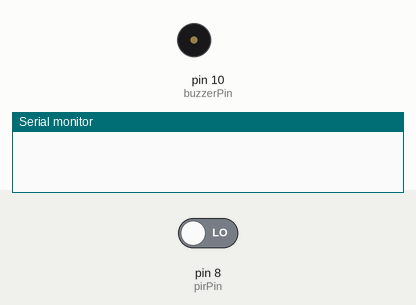
A sketch run on a simulated Arduino Uno, built with avr-gcc and run on an emulated ATmega328P. Shown: buzzer (waves = sounding), the last lines printed to the serial monitor. Inputs (shaded band) come from the test bench; at power-on: pin 8 (pirPin) LOW.

Above: at 1.2 s.
1.3 s: pin 8 (pirPin) driven HIGH
At 1.4 s:
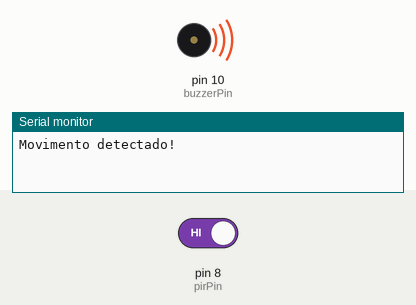
Timing chart, 0 to 4.3 s (numbered marks = the images above; inputs shaded):
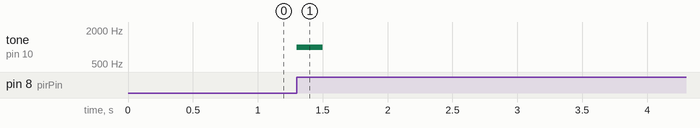

The sketch:

codigo_arduino_sensor.ino
```cpp
const int pirPin = 8;
const int buzzerPin = 10;
const unsigned long beepDuracao = 200;
bool motionDetected = false;

void setup() {
  pinMode(pirPin, INPUT);
  pinMode(buzzerPin, OUTPUT);
  Serial.begin(9600);
}

void loop() {
  int sensorValue = digitalRead(pirPin);

  if (sensorValue == HIGH && !motionDetected) {
    motionDetected = true;
    Serial.println("Movimento detectado!");
    tone(buzzerPin, 1000);
    delay(beepDuracao);
    noTone(buzzerPin);
  }
  else if (sensorValue == LOW && motionDetected) {
    motionDetected = false;
  }

  delay(100);
}
```

Measured:
- after the input at 1.3 s, tone on pin 10 (buzzerPin): silent → 1000 Hz at once, → silent 0.20 s later
